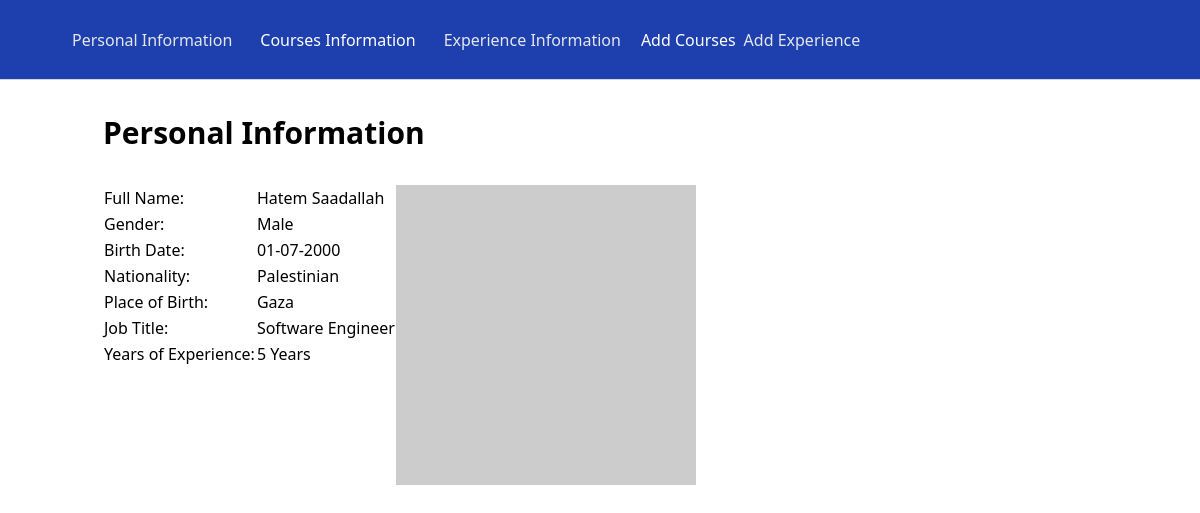
The page / on the database its author committed.
### tables this page shows
CREATE TABLE `users` (`id` INTEGER NOT NULL PRIMARY KEY AUTOINCREMENT, `full_name` VARCHAR(255) NOT NULL, `gender` VARCHAR(255) NOT NULL, `birth_date` DATETIME_TEXT NOT NULL, `nationality` VARCHAR(255) NOT NULL, `place_of_birth` VARCHAR(255) NOT NULL, `job_title` DATETIME_TEXT NOT NULL, `years_of_experience` INTEGER NOT NULL, `personal_image_url` VARCHAR(255) NOT NULL, `updated_at` DATETIME_TEXT NOT NULL DEFAULT CURRENT_TIMESTAMP, `created_at` DATETIME_TEXT NOT NULL DEFAULT CURRENT_TIMESTAMP);

### App/Enums/PersonalInformation.php (called while the page is built, shortened)
<?php
    class PersonalInformation {
        public static function getConstants() {
            return array(
                'Full Name: ' => PersonalInformation::name,
                'Gender: ' => PersonalInformation::gender,
                'Birth Date:' => PersonalInformation::birth_date,
                'Nationality:' => PersonalInformation::nationality,
                'Place of Birth:' => PersonalInformation::place_of_birth,
                'Job Title:' => PersonalInformation::job_title,
                'Years of Experience:' => PersonalInformation::years_of_experience,
            );
        }
    }
?>

### src/views/Home.php (the view, shortened to what this page needs)
<link rel="stylesheet" href="../css/personal_info.css">
<?php
    $pdo = (new SQLiteConnection())->connect();
    $pdo->exec("select * from users");
    $stmt = $pdo->prepare("select * from users where id=1");
    $stmt->execute();
    $users = $stmt->fetchAll();
?>
<div class="container">
    <h1 class="title">Personal Information</h1>
    <table>
        <?php
            $users[0]['years_of_experience'] = $users[0]['years_of_experience'] == null ? 'No Experience' : $users[0]['years_of_experience'] . ' Years';
            foreach (PersonalInformation::getConstants() as $key => $value) {
                echo "<tr>";
                echo "<td>".$key."</td>";
                echo "<td>".$users[0][$value]."</td>";
                echo "</tr>";
            }
        ?>
    </table>
    <?php
        $image_url = $users[0]['personal_image_url'];
        echo "<img src='$image_url' alt='' srcset='' >"
    ?>
</div>

### index.php (shortened to what this page needs)
<!doctype html>
<html>
  <head>
  </head>
  <body>
    <?php
      include("src/main.php");
      ?>
  </body>
</html>

### src/components/navbar.php (shortened to what this page needs)
<script src="https://cdn.tailwindcss.com"></script>
<div
  class="flex items-center h-20 px-6 justify-between border-b border-gray-300 bg-blue-800 text-white relative z-50">
  <div class="flex-1 ml-10 items-center hidden lg:flex">
    <a
      href="#"
      class="no-underline px-2 mr-3 text-gray-200 font-medium hover:text-blue-400"
      >Personal Information</a
    ><a href="#" class="no-underline px-2 mr-3 font-medium hover:text-blue-400">Courses Information</a
    ><a
      href="#"
      class="no-underline px-2 mr-3 text-gray-200 font-medium hover:text-blue-400">Experience Information</a>Add Courses<a
      href="#"
      class="no-underline px-2 mr-3 text-gray-200 font-medium hover:text-blue-400">Add Experience</a
    >
  </div>
  <div class="items-center hidden lg:flex">
    <div class="ml-6 cursor-pointer relative rounded-full w-12 h-12">
    </div>
  </div>
</div>

### src/main.php
<?php
    include("components/navbar.php");
?>
<head>
    <script src="https://cdn.tailwindcss.com"></script>
    <link rel="stylesheet" href="src/css/personal_info.css">
</head>
<?php
    include("src/views/Home.php");
?>

### src/css/personal_info.css (style rules this page uses)
.container { width: 100%; padding-right: 15px; padding-left: 15px; padding-top: 30px; margin-right: auto; margin-left: auto; }
.container .title { font-size: 30px; font-weight: bold; color: #000; margin-bottom: 30px; }
table { float: left; }

### rows shown on the page
users: full_name "Hatem Saadallah", gender "Male", birth_date "01-07-2000", nationality "Palestinian", place_of_birth "Gaza", job_title "Software Engineer"

### other values the page prints
$key "Full Name:"
$key "Gender:"
$key "Birth Date:"
$key "Nationality:"
$key "Place of Birth:"
$key "Job Title:"
$key "Years of Experience:"
$users[0][$value] "5 Years"
